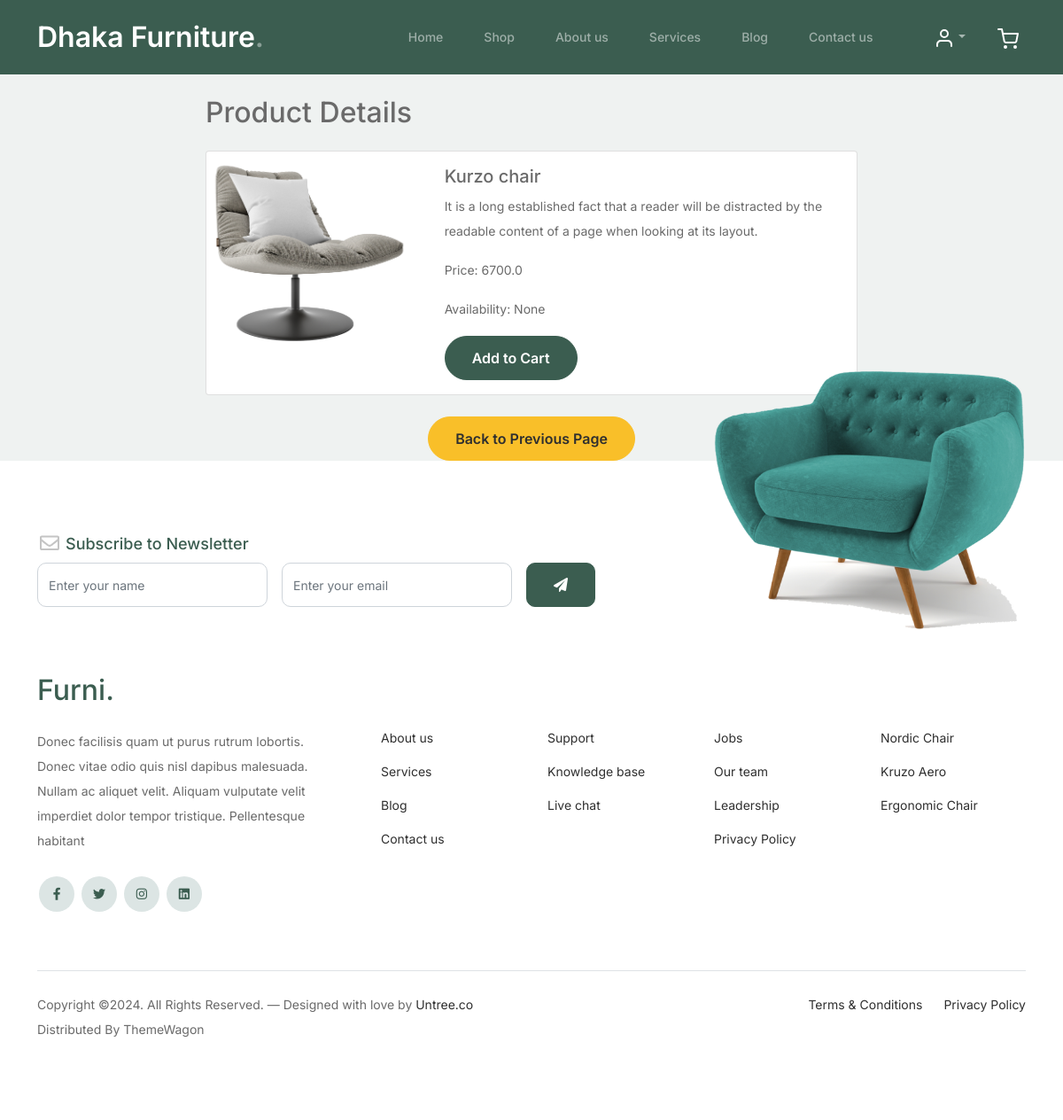
Screenshot of /product_details/4/ with the database file from the repository.
### main/models.py (models this page shows, shortened)
class Product(models.Model):
    img=models.ImageField( upload_to='product', verbose_name='Product Image',blank=True,null=True)
    name=models.CharField(verbose_name='Product Name' ,max_length=50)
    product_info=models.TextField(verbose_name='Product Information',blank=True,null=True)
    price=models.FloatField(verbose_name='Product Price')
    discaunt_price=models.FloatField(verbose_name='Product Discaunt Price',default=0.0,blank=True,null=True)
    date=models.DateField(auto_now_add=True)
    abability=models.CharField(choices=STOCK_PRODUCT, max_length=50,blank=True,null=True)

### main/views.py (the view)
# urls.py: path('product_details/<int:pk>/',views.ProductDetailsview.as_view(),name='product_details')
class ProductDetailsview(View):
    def get(self,request,pk):
        product_detail=Product.objects.get(pk=pk)
        return render(request,'product_details.html',locals())

### main/templates/product_details.html (shortened to what this page needs)
{% extends "base.html" %}
{% load static %}
 {% block content %}
 <body>
    <div class="container">
        <div class="row">
            <div class="col-md-8 mx-auto">
                <h2 class="my-4">Product Details</h2>
                <div class="card">
                    <div class="row no-gutters">
                        <div class="col-md-4">
                            <img src="{{product_detail.img.url}}" class="card-img" alt="Product Image">
                        </div>
                        <div class="col-md-8">
                            <div class="card-body">
                                <h5 class="card-title">{{product_detail.name}}</h5>
                                <p class="card-text">{{product_detail.product_info}}</p>
                                <p class="card-text">Price: {{product_detail.price}}</p>
                                <p class="card-text">Availability: {{product_detail.abability}}</p>
                                <button class="btn btn-primary">Add to Cart</button>
                            </div>
                        </div>
                    </div>
                </div>
                <div class="text-center mt-4">
                    <button class="btn btn-secondary" onclick="window.history.back('home');">Back to Previous Page</button>
                </div>
            </div>
        </div>
    </div>
</body>
        {% endblock content %}

### main/static/css/style.css (style rules this page uses)
body { overflow-x: hidden; position: relative; }
body { font-family: "Inter", sans-serif; font-weight: 400; line-height: 28px; color: #6a6a6a; font-size: 14px; background-color: #eff2f1; }
.btn { font-weight: 600; padding: 12px 30px; border-radius: 30px; color: #ffffff; background: #2f2f2f; border-color: #2f2f2f; }
.btn.btn-primary { background: #3b5d50; border-color: #3b5d50; }
.btn.btn-secondary { color: #2f2f2f; background: #f9bf29; border-color: #f9bf29; }

### rows the page displays
Product: img (picture), name "Kurzo chair", product_info "It is a long established fact that a reader will be distracted by the readable content of a page when looking at its layout.", price "6700.0", abability "None"
